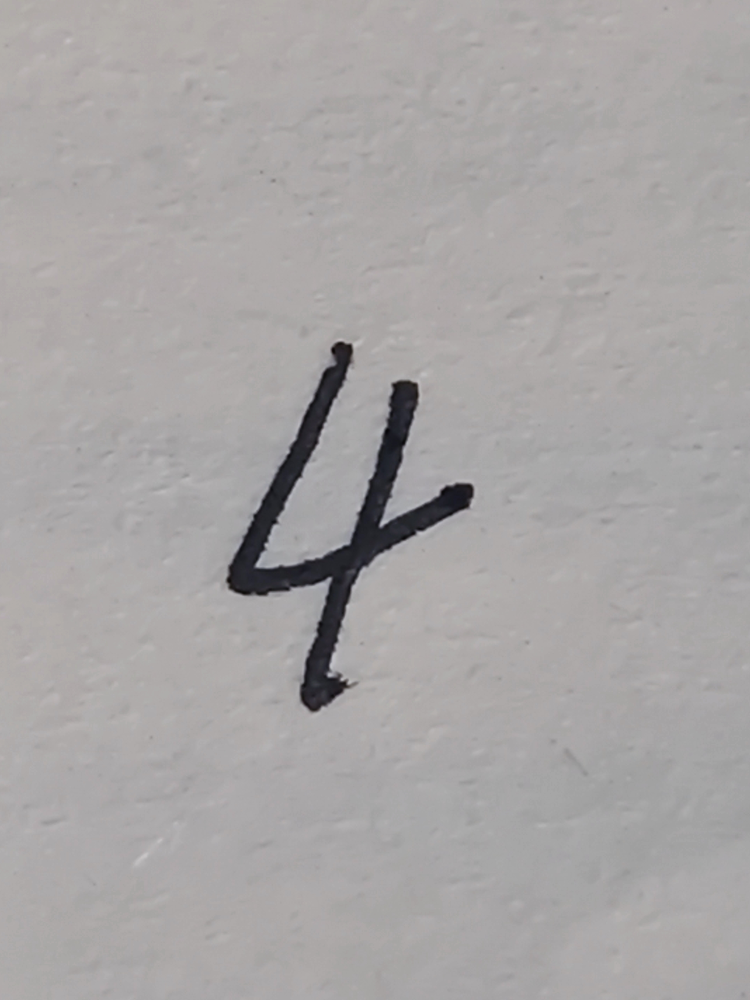
#> input picture image/4.jpg, 3000 x 4000 px (shown at 1/4 size)
$ python -i Identify_binary_optimization.py   (imports and definitions only)
#> lines starting #> are read from the running program, lines starting #| are printed output that depends on the picture; after the words box and inside, x2 and y2 are one past the last pixel; in counts of white or black regions, pixels touching at a corner belong together
import math
import cv2
import numpy as np
import matplotlib.pyplot as plt
import sys


image_size = 28 * 28
image_wide = 28
threshold = 0

# 贝叶斯条件概率
bayes_contingent = [np.ones(image_size) for i in range(0, 10)]
# 贝叶斯计数
bayes_count = [0 for i in range(0, 10)]
# 贝叶斯先验数组
bayes_prior = [0 for i in range(0, 10)]
# 贝叶斯二分类优化 重点
bayes_false = [np.ones(image_size) for i in range(0, 10)]


# [8 lines not run here, left out]


# [82 lines left out: functions test_load_by_cv2, draw_plt, bayes, bayes2, bayes_check, not called in this run]


def process_input(image):
    # 处理小
    image = resize(image, 700)
    # 灰度
    gray = cv2.cvtColor(image, cv2.COLOR_BGR2GRAY)
    # 滤波
    gray = cv2.GaussianBlur(gray, (5, 5), 0)
    cv_show(gray)
    # 二值化
    binary = cv2.threshold(gray, 127, 255, cv2.THRESH_BINARY_INV)[1]
    # 对binary去噪，腐蚀与膨胀
    binary = cv2.erode(binary, None, iterations=2)
    binary = cv2.dilate(binary, None, iterations=3)
    cv_show(binary)
    # 边缘检测算子 并膨胀封闭
    edge = cv2.Canny(binary, 75, 200)
    edge = cv2.dilate(edge, None, iterations=1)
    cv_show(edge)
    # 边缘检测 取出最大边缘
    contours, hierarchy = cv2.findContours(edge, cv2.RETR_EXTERNAL, cv2.CHAIN_APPROX_NONE)
    contours = sorted(contours, key=cv2.contourArea, reverse=True)[:1]
    # 描绘最大边缘
    x, y, w, h = cv2.boundingRect(contours[0])
    cv2.rectangle(image, (x, y), (x + w, y + h), (153, 153, 0), 5)
    cv_show(image)
    # 切割
    binary = binary[y + 2:y + h - 2, x + 2:x + w - 2]  # 先用y确定高，再用x确定宽
    # 填充边缘 填充成方形
    border_h = int(h/5)
    border_w = int((h + border_h * 2 - w)/2)
    binary = cv2.copyMakeBorder(binary, border_h, border_h, border_w, border_w, cv2.BORDER_CONSTANT)
    cv_show(binary)
    # 重置大小
    binary = cv2.resize(binary, (image_wide, image_wide), cv2.INTER_AREA)
    # binary = cv2.threshold(binary, 127, 255, cv2.THRESH_BINARY)[1]
    cv_show(binary)
    # 一维化行向量
    data = binary.copy().flatten()
    # 返回一维数组
    return data


# 验证集 参数是 识别模式 规模 验证集偏置
# [120 lines left out: functions scrutiny, euclidean, bayes_init, not called in this run]


# 展示函数
def cv_show(img, name="default"):
    cv2.imshow(name, img)
    cv2.waitKey(0)
    cv2.destroyAllWindows()


# 展示函数plus 参数为一维向量list
# [41 lines left out: functions cv_show_array, euclidean_distance, bayes_probability, train_label, test_label, not called in this run]


# 用于自动缩放图片
def resize(img, height=1000):
    width = int((height / img.shape[0]) * img.shape[1])
    return cv2.resize(img, (width, height), cv2.INTER_AREA)

>>> import cv2
>>> picture = cv2.imread('image/4.jpg')
#> picture is the input picture: shape (4000, 3000, 3); mean B, G, R 164.9, 164.9, 167.7
>>> result = process_input(picture)
#> in resize, `return cv2.resize(img, (width, height), cv2.INTER_AREA)`:
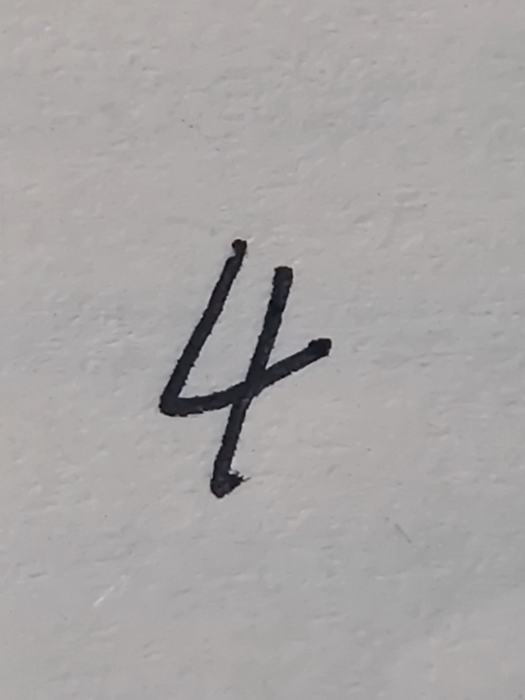
#> returned value: shape (700, 525, 3); mean of channels 0, 1, 2 164.8, 164.9, 167.7; drawn as B, G, R
#> in process_input, `binary = cv2.threshold(gray, 127, 255, cv2.THRESH_BINARY_INV)[1]`:
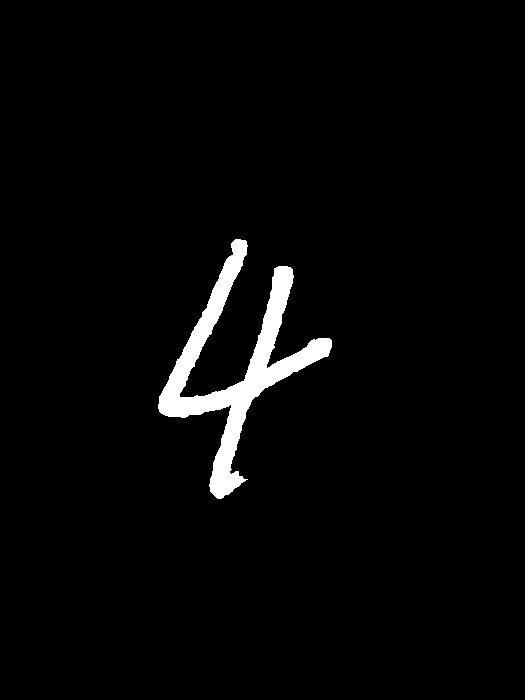
#> binary: shape (700, 525); 2.8% white; 1 white region, box (x1, y1, x2, y2) and area: (158, 239, 332, 499) 10193
#> in process_input, `binary = cv2.erode(binary, None, iterations=2)`: binary: shape (700, 525); 2% white; 1 white region, box (x1, y1, x2, y2) and area: (160, 241, 330, 497) 7221
#> in process_input, `binary = cv2.dilate(binary, None, iterations=3)`: binary: shape (700, 525); 3.2% white; 1 white region, box (x1, y1, x2, y2) and area: (157, 238, 333, 500) 11639
#> in process_input, `edge = cv2.Canny(binary, 75, 200)`: edge: shape (700, 525); 0.32% white in thin lines or dots, all inside (x1, y1, x2, y2) = (156, 237, 333, 500)
#> in process_input, `edge = cv2.dilate(edge, None, iterations=1)`:
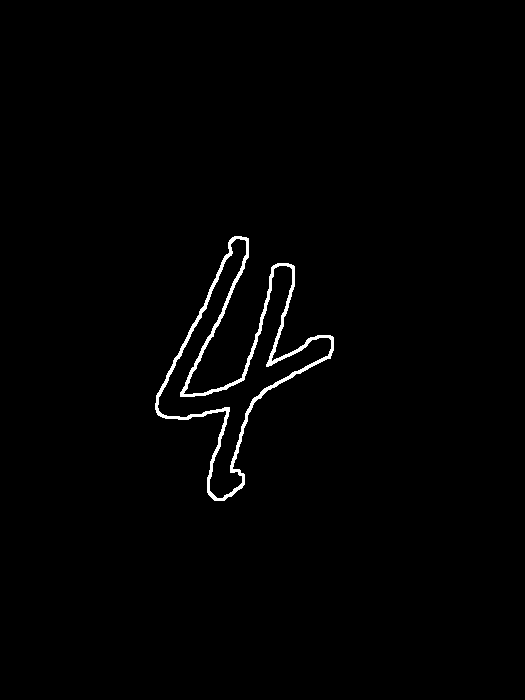
#> edge: shape (700, 525); 1.1% white; 1 white region
#> in process_input, `contours, hierarchy = cv2.findContours(edge, cv2.RETR_EXTERNAL, cv2.CH..`: contours = 1 contour; box (x1, y1, x2, y2) and area: (155, 236, 334, 501) 13160
#> in process_input, `x, y, w, h = cv2.boundingRect(contours[0])`: x = 155; y = 236; w = 179; h = 265
#> in process_input, `cv2.rectangle(image, (x, y), (x + w, y + h), (153, 153, 0), 5)`:
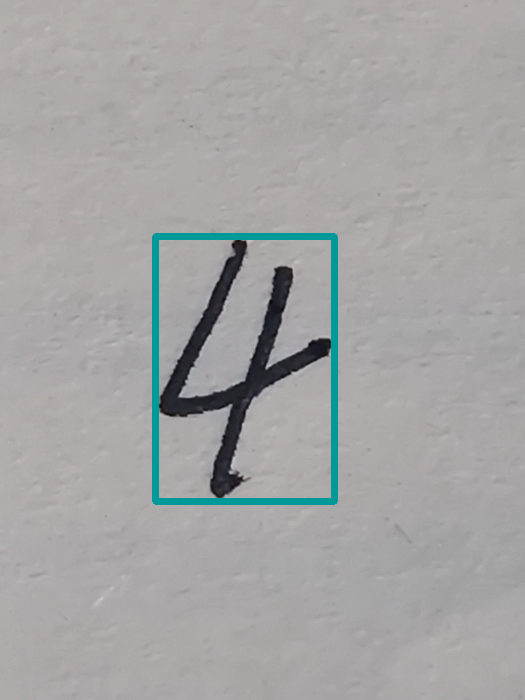
#> image: shape (700, 525, 3); 1.69% of pixels changed, all inside (x1, y1, x2, y2) = (152, 233, 338, 505); drawn as B, G, R
#> in process_input, `binary = binary[y + 2:y + h - 2, x + 2:x + w - 2]`:
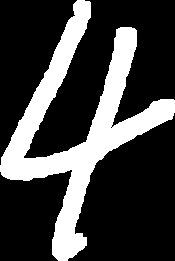
#> binary: shape (261, 175); 25.4% white; 1 white region, box (x1, y1, x2, y2) and area: (0, 0, 175, 261) 11622
#> in process_input, `border_h = int(h/5)`: border_h = 53
#> in process_input, `border_w = int((h + border_h * 2 - w)/2)`: border_w = 96
#> in process_input, `binary = cv2.copyMakeBorder(binary, border_h, border_h, border_w, bord..`:
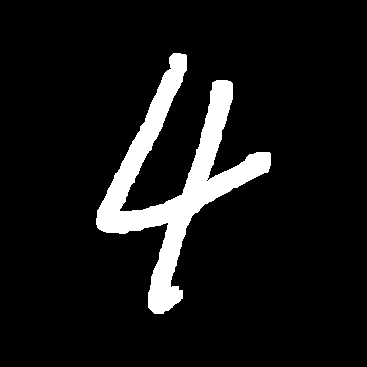
#> binary: shape (367, 367); 8.6% white; 1 white region, box (x1, y1, x2, y2) and area: (96, 53, 271, 314) 11622
#> in process_input, `binary = cv2.resize(binary, (image_wide, image_wide), cv2.INTER_AREA)`:
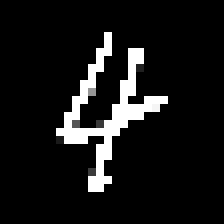
#> binary: shape (28, 28) (shown 8 times larger); min 0, max 255, mean 22.3
#> in process_input, `data = binary.copy().flatten()`: data = 784 values, max 255 at index 125, min 0 at index 0, mean 22.3
#> result has the same summary as data in process_input
